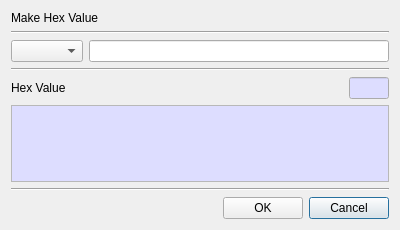
<?xml version="1.0" encoding="UTF-8"?>
<ui version="4.0">
 <class>MakeValueDlg</class>
 <widget class="QDialog" name="MakeValueDlg">
  <property name="geometry">
   <rect>
    <x>0</x>
    <y>0</y>
    <width>400</width>
    <height>230</height>
   </rect>
  </property>
  <property name="windowTitle">
   <string>Dialog</string>
  </property>
  <layout class="QVBoxLayout" name="verticalLayout">
   <item>
    <widget class="QLabel" name="label">
     <property name="text">
      <string>Make Hex Value</string>
     </property>
    </widget>
   </item>
   <item>
    <widget class="Line" name="line">
     <property name="orientation">
      <enum>Qt::Horizontal</enum>
     </property>
    </widget>
   </item>
   <item>
    <layout class="QGridLayout" name="gridLayout_2">
     <property name="topMargin">
      <number>0</number>
     </property>
     <item row="0" column="0">
      <widget class="QComboBox" name="mTypeCombo"/>
     </item>
     <item row="0" column="1">
      <widget class="QLineEdit" name="mInputText"/>
     </item>
    </layout>
   </item>
   <item>
    <widget class="Line" name="line_3">
     <property name="orientation">
      <enum>Qt::Horizontal</enum>
     </property>
    </widget>
   </item>
   <item>
    <layout class="QGridLayout" name="gridLayout_3">
     <property name="topMargin">
      <number>0</number>
     </property>
     <item row="0" column="2">
      <widget class="QLineEdit" name="mHexLenText">
       <property name="maximumSize">
        <size>
         <width>40</width>
         <height>40</height>
        </size>
       </property>
       <property name="palette">
        <palette>
         <active>
          <colorrole role="Base">
           <brush brushstyle="SolidPattern">
            <color alpha="255">
             <red>221</red>
             <green>221</green>
             <blue>255</blue>
            </color>
           </brush>
          </colorrole>
         </active>
         <inactive>
          <colorrole role="Base">
           <brush brushstyle="SolidPattern">
            <color alpha="255">
             <red>221</red>
             <green>221</green>
             <blue>255</blue>
            </color>
           </brush>
          </colorrole>
         </inactive>
         <disabled/>
        </palette>
       </property>
       <property name="readOnly">
        <bool>true</bool>
       </property>
      </widget>
     </item>
     <item row="0" column="0">
      <widget class="QLabel" name="label_2">
       <property name="text">
        <string>Hex Value</string>
       </property>
      </widget>
     </item>
     <item row="0" column="1">
      <spacer name="horizontalSpacer_3">
       <property name="orientation">
        <enum>Qt::Horizontal</enum>
       </property>
       <property name="sizeHint" stdset="0">
        <size>
         <width>40</width>
         <height>20</height>
        </size>
       </property>
      </spacer>
     </item>
    </layout>
   </item>
   <item>
    <widget class="QPlainTextEdit" name="mHexText">
     <property name="palette">
      <palette>
       <active>
        <colorrole role="Base">
         <brush brushstyle="SolidPattern">
          <color alpha="255">
           <red>221</red>
           <green>221</green>
           <blue>255</blue>
          </color>
         </brush>
        </colorrole>
       </active>
       <inactive>
        <colorrole role="Base">
         <brush brushstyle="SolidPattern">
          <color alpha="255">
           <red>221</red>
           <green>221</green>
           <blue>255</blue>
          </color>
         </brush>
        </colorrole>
       </inactive>
       <disabled/>
      </palette>
     </property>
     <property name="readOnly">
      <bool>true</bool>
     </property>
    </widget>
   </item>
   <item>
    <widget class="Line" name="line_2">
     <property name="orientation">
      <enum>Qt::Horizontal</enum>
     </property>
    </widget>
   </item>
   <item>
    <layout class="QGridLayout" name="gridLayout">
     <property name="topMargin">
      <number>0</number>
     </property>
     <item row="0" column="2">
      <widget class="QPushButton" name="mCancelBtn">
       <property name="text">
        <string>Cancel</string>
       </property>
      </widget>
     </item>
     <item row="0" column="1">
      <widget class="QPushButton" name="mOKBtn">
       <property name="text">
        <string>OK</string>
       </property>
      </widget>
     </item>
     <item row="0" column="0">
      <spacer name="horizontalSpacer">
       <property name="orientation">
        <enum>Qt::Horizontal</enum>
       </property>
       <property name="sizeHint" stdset="0">
        <size>
         <width>40</width>
         <height>20</height>
        </size>
       </property>
      </spacer>
     </item>
    </layout>
   </item>
  </layout>
 </widget>
 <resources/>
 <connections/>
</ui>
